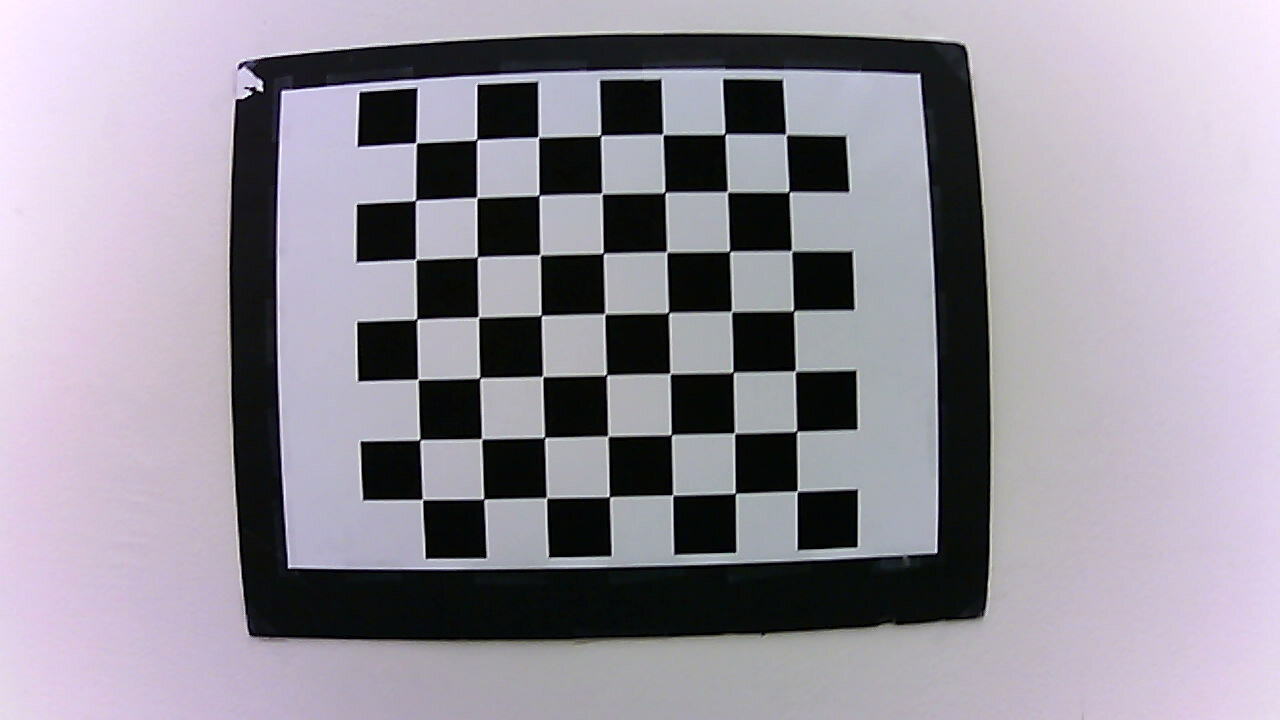
#> input picture src/modules/perception/lanes/lanes-v2.0/advanced_lane_detection/elp_camera_cal/calibration1.jpg, 1280 x 720 px; its folder holds only this picture in this run
$ python calibrate_camera.py
#> lines starting #> are read from the running program, lines starting #| are printed output that depends on the picture; after the words box and inside, x2 and y2 are one past the last pixel; in counts of white or black regions, pixels touching at a corner belong together
import numpy as np
import cv2
import matplotlib.pyplot as plt
import matplotlib.image as mpimg
import pickle

def calibrate_camera():
	# Mapping each calibration image to number of checkerboard corners
	objp_dict = {
		1: (7, 7),
		2: (7, 7),
		3: (7, 7),
		4: (7, 7),
		5: (7, 7),
		6: (7, 7),
		7: (7, 7),
		8: (7, 7),
		9: (7, 7),
		10: (7, 7),
		11: (7, 7),
		12: (7, 7),
		13: (7, 7),
		14: (7, 7),
		15: (7, 7),
		16: (7, 7),
	}
	# List of object points and corners for calibration
	objp_list = []
	corners_list = []

	# Go through all images and find corners
	for k in objp_dict:
		nx, ny = objp_dict[k]

		# Prepare object points, like (0,0,0), (1,0,0), (2,0,0) ....,(6,5,0)
		objp = np.zeros((nx*ny,3), np.float32)
		objp[:,:2] = np.mgrid[0:nx, 0:ny].T.reshape(-1,2)

		# Make a list of calibration images
		fname = 'elp_camera_cal/calibration%s.jpg' % str(k)
		img = cv2.imread(fname)
#> img is the input picture: shape (720, 1280, 3); mean B, G, R 155.1, 144.6, 149.4

		# Convert to grayscale
		gray = cv2.cvtColor(img, cv2.COLOR_BGR2GRAY)

		# Find the chessboard corners
		ret, corners = cv2.findChessboardCorners(gray, (nx, ny), None)
#> ret = True; corners = 49 rows, first 8: [416.3, 142.7], [477.1, 139.2], [538.2, 136.6], [600.8, 134.9], [662.8, 134.1], [725, 133.9], [786.5, 135], [415.2, 200.5]

		# If found, save & draw corners
		if ret == True:

			# Save object points and corresponding corners
			objp_list.append(objp)
			corners_list.append(corners)

			# Draw and display the corners
			cv2.drawChessboardCorners(img, (nx, ny), corners, ret)
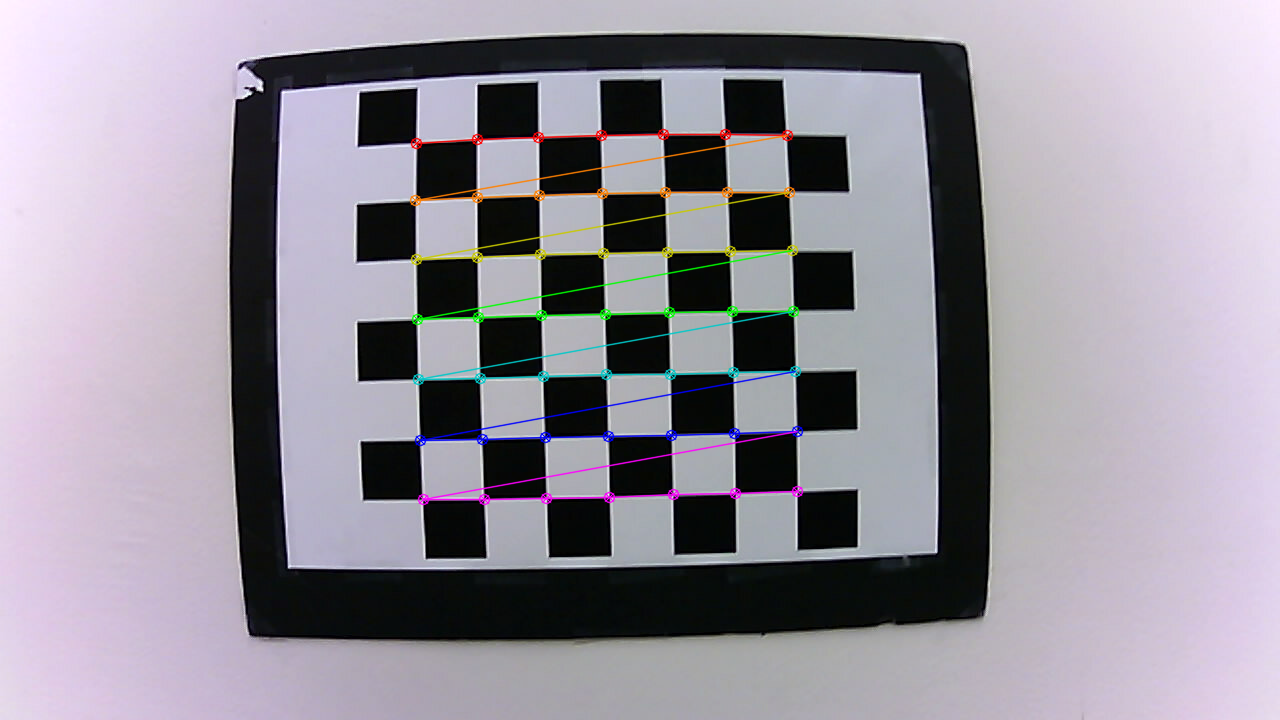
#> img: shape (720, 1280, 3); 2.02% of pixels changed, all inside (x1, y1, x2, y2) = (409, 128, 804, 506)
			plt.figure(k)
			plt.imshow(img)
			plt.show()
			print('Found corners for %s' % fname)
			cv2.waitKey(0)
		else:
			print('Warning: ret = %s for %s' % (ret, fname))

	# Calibrate camera and undistort a test image
	img = cv2.imread('test_images/straight_lines1.jpg')
	img_size = (img.shape[1], img.shape[0])
	ret, mtx, dist, rvecs, tvecs = cv2.calibrateCamera(objp_list, corners_list, img_size,None,None)

	return mtx, dist

def main():
	mtx, dist = calibrate_camera()
	save_dict = {'mtx': mtx, 'dist': dist}
	with open('calibrate_camera.p', 'wb') as f:
		pickle.dump(save_dict, f, protocol=2)

if __name__ == '__main__':
#> (the run stopped early here; a loop or call above may not have finished)
